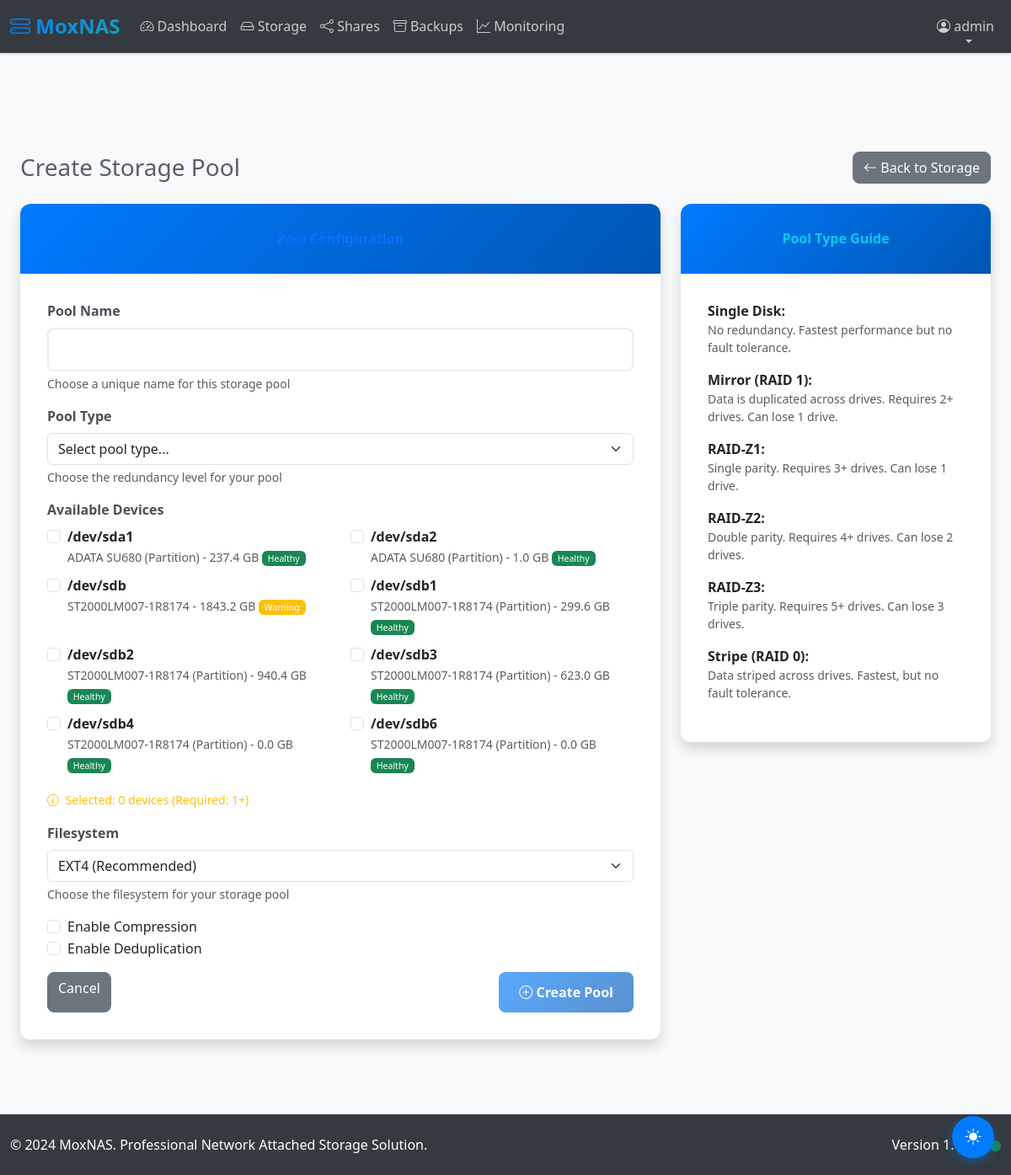
/storage/pools/create (signed in), run on the app's committed database.
### app/models.py (models this page shows, shortened)
class User(UserMixin, db.Model):
    __tablename__ = "users"
    id = db.Column(db.Integer, primary_key=True)
    username = db.Column(db.String(64), unique=True, nullable=False, index=True)
    email = db.Column(db.String(120), unique=True, nullable=False, index=True)
    password_hash = db.Column(db.String(255), nullable=False)
    role = db.Column(db.Enum(UserRole), nullable=False, default=UserRole.USER, index=True)
    first_name = db.Column(db.String(64))
    last_name = db.Column(db.String(64))
    failed_login_attempts = db.Column(db.Integer, default=0)
    locked_until = db.Column(db.DateTime, index=True)
    last_login = db.Column(db.DateTime)
    last_password_change = db.Column(db.DateTime, default=lambda: datetime.now(timezone.utc))
    force_password_change = db.Column(db.Boolean, default=False)
    totp_secret = db.Column(db.String(32))
    totp_enabled = db.Column(db.Boolean, default=False)
    backup_codes = db.Column(db.Text)  # JSON stored backup codes
    created_at = db.Column(db.DateTime, default=lambda: datetime.now(timezone.utc), index=True)
    created_by_id = db.Column(db.Integer, db.ForeignKey("users.id"))
    updated_at = db.Column(
        db.DateTime,
        default=lambda: datetime.now(timezone.utc),
        onupdate=lambda: datetime.now(timezone.utc),
    )
    is_active = db.Column(db.Boolean, default=True, index=True)
    created_by = db.relationship("User", remote_side=[id], backref="created_users")
    shares = db.relationship(
        "Share", backref="owner", lazy="dynamic", foreign_keys="Share.owner_id"
    )
    backup_jobs = db.relationship("BackupJob", backref="created_by_user", lazy="dynamic")
    def is_admin(self) -> bool:
        return self.role == UserRole.ADMIN

class StorageDevice(db.Model):
    __tablename__ = "storage_devices"
    id = db.Column(db.Integer, primary_key=True)
    device_path = db.Column(db.String(255), unique=True, nullable=False, index=True)
    device_name = db.Column(db.String(128), nullable=False)
    device_model = db.Column(db.String(128))
    device_serial = db.Column(db.String(64), index=True)
    device_size = db.Column(db.BigInteger)  # Size in bytes
    sector_size = db.Column(db.Integer, default=512)
    status = db.Column(
        db.Enum(DeviceStatus), nullable=False, default=DeviceStatus.HEALTHY, index=True
    )
    smart_data = db.Column(db.Text)  # JSON stored SMART data
    temperature = db.Column(db.Integer)  # Celsius
    power_on_hours = db.Column(db.Integer)
    pool_id = db.Column(db.Integer, db.ForeignKey("storage_pools.id"), index=True)
    created_at = db.Column(db.DateTime, default=lambda: datetime.now(timezone.utc), index=True)
    updated_at = db.Column(
        db.DateTime,
        default=lambda: datetime.now(timezone.utc),
        onupdate=lambda: datetime.now(timezone.utc),
    )
    @property
    def serial_number(self) -> Optional[str]:
        """Alias for device_serial for compatibility"""
        return self.device_serial

### app/storage/routes.py (the view, shortened to what this page needs)
@bp.route("/pools/create", methods=["GET", "POST"])
@login_required
@secure_route
@log_sensitive_operation("pool_creation", "storage_pool")
@validate_input(
    name=lambda x: InputSanitizer.sanitize_filename(x) == x and len(x) >= 3,
    raid_level=lambda x: x in ["single", "mirror", "raid5", "raid6"],
    filesystem=lambda x: x in ["ext4", "xfs", "btrfs", "zfs"],
)
def create_pool():
    if not current_user.is_admin():
        flash("Administrator privileges required to create storage pools", "danger")
        return redirect(url_for("storage.pools"))
    available_devices = StorageDevice.query.filter_by(pool_id=None).all()
    return render_template("storage/create_pool.html", available_devices=available_devices)

### app/templates/storage/create_pool.html (shortened to what this page needs)
{% extends "base.html" %}
{% block content %}
<div class="container-fluid">
    <div class="d-sm-flex align-items-center justify-content-between mb-4">
        <h1 class="h3 mb-0 text-gray-800">Create Storage Pool</h1>
        <a href="{{ url_for('storage.index') }}" class="btn btn-secondary">
            <i class="bi bi-arrow-left"></i> Back to Storage
        </a>
    </div>
    <div class="row">
        <div class="col-lg-8">
            <div class="card shadow">
                <div class="card-header py-3">
                    <h6 class="m-0 font-weight-bold text-primary">Pool Configuration</h6>
                </div>
                <div class="card-body">
                    <form method="POST" action="{{ url_for('storage.create_pool') }}">
                        <div class="mb-3">
                            <label for="name" class="form-label">Pool Name</label>
                            <input type="text" class="form-control" id="name" name="name" required>
                            <div class="form-text">Choose a unique name for this storage pool</div>
                        </div>
                        <div class="mb-3">
                            <label for="raid_level" class="form-label">Pool Type</label>
                            <select class="form-select" id="raid_level" name="raid_level" required>
                                <option value="">Select pool type...</option>
                            </select>
                            <div class="form-text">Choose the redundancy level for your pool</div>
                        </div>
                        <div class="mb-3">
                            <label class="form-label">Available Devices</label>
                            {% if available_devices %}
                                <div class="row">
                                    {% for device in available_devices %}
                                    <div class="col-md-6 mb-2">
                                        <div class="form-check">
                                            <input class="form-check-input" type="checkbox"
                                                   name="devices" value="{{ device.id }}"
                                                   id="device_{{ device.id }}">
                                            <label class="form-check-label" for="device_{{ device.id }}">
                                                <strong>{{ device.device_path }}</strong><br>
                                                <small class="text-muted">
                                                    {{ device.device_model or 'Unknown Model' }} -
                                                    {{ (device.device_size / 1024**3) | round(1) if device.device_size else 'Unknown' }} GB
                                                    {% if device.status %}
                                                        <span class="badge bg-{{ 'success' if device.status.value == 'healthy' else 'warning' }}">
                                                            {{ device.status.value.title() }}
                                                        </span>
                                                    {% endif %}
                                                </small>
                                            </label>
                                        </div>
                                    </div>
                                    {% endfor %}
                                </div>
                            {% else %}
                                <div class="alert alert-warning">
                                    <i class="bi bi-exclamation-triangle"></i>
                                    No available devices found. All devices are already assigned to pools.
                                </div>
                            {% endif %}
                        </div>
                        <div class="mb-3">
                            <label for="filesystem" class="form-label">Filesystem</label>
                            <select class="form-select" id="filesystem" name="filesystem" required>
                                <option value="ext4">EXT4 (Recommended)</option>
                            </select>
                            <div class="form-text">Choose the filesystem for your storage pool</div>
                        </div>
                        <div class="mb-3">
                            <div class="form-check">
                                <input class="form-check-input" type="checkbox" id="compression" name="compression">
                                <label class="form-check-label" for="compression">
                                    Enable Compression
                                </label>
                            </div>
                            <div class="form-check">
                                <input class="form-check-input" type="checkbox" id="deduplication" name="deduplication">
                                <label class="form-check-label" for="deduplication">
                                    Enable Deduplication
                                </label>
                            </div>
                        </div>
                        <div class="d-flex justify-content-between">
                            <a href="{{ url_for('storage.index') }}" class="btn btn-secondary">Cancel</a>
                            <button type="submit" class="btn btn-primary" {% if not available_devices %}disabled{% endif %}>
                                <i class="bi bi-plus-circle"></i> Create Pool
                            </button>
                        </div>
                    </form>
                </div>
            </div>
        </div>
        <div class="col-lg-4">
            <div class="card shadow">
                <div class="card-header py-3">
                    <h6 class="m-0 font-weight-bold text-info">Pool Type Guide</h6>
                </div>
                <div class="card-body">
                    <div class="mb-3">
                        <strong>Single Disk:</strong>
                        <p class="small text-muted mb-2">No redundancy. Fastest performance but no fault tolerance.</p>
                    </div>
                    <div class="mb-3">
                        <strong>Mirror (RAID 1):</strong>
                        <p class="small text-muted mb-2">Data is duplicated across drives. Requires 2+ drives. Can lose 1 drive.</p>
                    </div>
                    <div class="mb-3">
                        <strong>RAID-Z1:</strong>
                        <p class="small text-muted mb-2">Single parity. Requires 3+ drives. Can lose 1 drive.</p>
                    </div>
                    <div class="mb-3">
                        <strong>RAID-Z2:</strong>
                        <p class="small text-muted mb-2">Double parity. Requires 4+ drives. Can lose 2 drives.</p>
                    </div>
                    <div class="mb-3">
                        <strong>RAID-Z3:</strong>
                        <p class="small text-muted mb-2">Triple parity. Requires 5+ drives. Can lose 3 drives.</p>
                    </div>
                    <div class="mb-3">
                        <strong>Stripe (RAID 0):</strong>
                        <p class="small text-muted mb-2">Data striped across drives. Fastest, but no fault tolerance.</p>
                    </div>
                </div>
            </div>
        </div>
    </div>
</div>
{% endblock %}

### app/templates/base.html (shortened to what this page needs)
<!DOCTYPE html>
<html lang="en">
<head>
    <link href="https://cdn.jsdelivr.net/npm/bootstrap@5.3.0/dist/css/bootstrap.min.css"
          rel="stylesheet"
>
    <link href="https://cdn.jsdelivr.net/npm/bootstrap-icons@1.10.0/font/bootstrap-icons.css"
          rel="stylesheet"
>
    <link href="{{ url_for('static', filename='css/style.css') }}?v={{ range(1, 10000) | random }}" rel="stylesheet">
    <link href="{{ url_for('static', filename='css/modern-ui.css') }}?v={{ range(1, 10000) | random }}" rel="stylesheet">
    <link href="{{ url_for('static', filename='css/fixes.css') }}?v={{ range(1, 10000) | random }}" rel="stylesheet">
</head>
<body>
    <nav class="navbar navbar-expand-lg navbar-dark bg-dark fixed-top">
        <div class="container-fluid">
            <a class="navbar-brand" href="{{ url_for('main.dashboard') }}">
                <i class="bi bi-hdd-stack"></i> MoxNAS
            </a>
            <div class="collapse navbar-collapse" id="navbarNav">
                {% if current_user.is_authenticated %}
                <ul class="navbar-nav me-auto">
                    <li class="nav-item">
                        <a class="nav-link" href="{{ url_for('main.dashboard') }}">
                            <i class="bi bi-speedometer2"></i> Dashboard
                        </a>
                    </li>
                    <li class="nav-item">
                        <a class="nav-link" href="{{ url_for('storage.index') }}">
                            <i class="bi bi-hdd"></i> Storage
                        </a>
                    </li>
                    <li class="nav-item">
                        <a class="nav-link" href="{{ url_for('shares.index') }}">
                            <i class="bi bi-share"></i> Shares
                        </a>
                    </li>
                    <li class="nav-item">
                        <a class="nav-link" href="{{ url_for('backups.index') }}">
                            <i class="bi bi-archive"></i> Backups
                        </a>
                    </li>
                    <li class="nav-item">
                        <a class="nav-link" href="{{ url_for('monitoring.index') }}">
                            <i class="bi bi-graph-up"></i> Monitoring
                        </a>
                    </li>
                </ul>
                <ul class="navbar-nav">
                    <li class="nav-item dropdown">
                        <a class="nav-link dropdown-toggle" href="#" id="userDropdown" role="button" data-bs-toggle="dropdown">
                            <i class="bi bi-person-circle"></i> {{ current_user.username }}
                        </a>
                    </li>
                </ul>
                {% endif %}
            </div>
        </div>
    </nav>
    <main class="main-content">
        <div class="container-fluid py-4">
            {% block content %}{% endblock %}
        </div>
    </main>
    <button class="theme-toggle" data-theme-toggle title="Toggle theme" aria-label="Toggle dark/light theme">
        <i class="bi bi-sun-fill"></i>
    </button>
    <footer class="footer bg-dark text-light py-3 mt-auto">
        <div class="container-fluid">
            <div class="row">
                <div class="col-md-6">
                    <span>&copy; 2024 MoxNAS. Professional Network Attached Storage Solution.</span>
                </div>
                <div class="col-md-6 text-end">
                    <span>Version 1.0.0</span>
                    <span class="ms-2" id="connection-status">
                        <i class="bi bi-circle-fill text-success" title="Online"></i>
                    </span>
                </div>
            </div>
        </div>
    </footer>
</body>
</html>

### data on the page
User: username "admin"
StorageDevice: device_path "/dev/sda1", device_model "ADATA SU680 (Partition)", device_size "237.4", status.value "Healthy"
StorageDevice: device_path "/dev/sda2", device_model "ADATA SU680 (Partition)", device_size "1.0", status.value "Healthy"
StorageDevice: device_path "/dev/sdb", device_model "ST2000LM007-1R8174", device_size "1843.2", status.value "Warning"
StorageDevice: device_path "/dev/sdb1", device_model "ST2000LM007-1R8174 (Partition)", device_size "299.6", status.value "Healthy"
StorageDevice: device_path "/dev/sdb2", device_model "ST2000LM007-1R8174 (Partition)", device_size "940.4", status.value "Healthy"
StorageDevice: device_path "/dev/sdb3", device_model "ST2000LM007-1R8174 (Partition)", device_size "623.0", status.value "Healthy"
StorageDevice: device_path "/dev/sdb4", device_model "ST2000LM007-1R8174 (Partition)", device_size "0.0", status.value "Healthy"
StorageDevice: device_path "/dev/sdb6", device_model "ST2000LM007-1R8174 (Partition)", device_size "0.0", status.value "Healthy"
